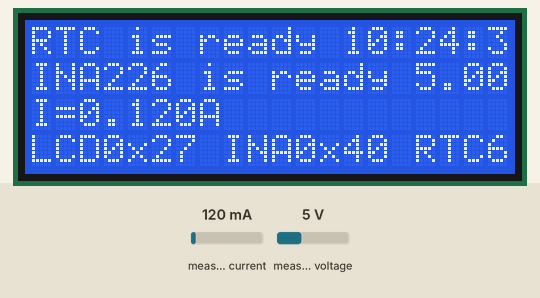
Recording of a sketch running on a simulated Arduino Nano, built with avr-gcc and run on an emulated ATmega328P. On the bench: 20×4 character LCD. The test bench sets the inputs (shaded band); at power-on: measured current 120 mA, measured voltage 5 V. The local clock reads 2024-03-15 10:24:30 at power-on unless the sketch sets it; what the sketch prints to the serial monitor is not drawn.

Above: at 1.2 s.
1.3 s: measured current set to 40 mA
At 2.5 s:
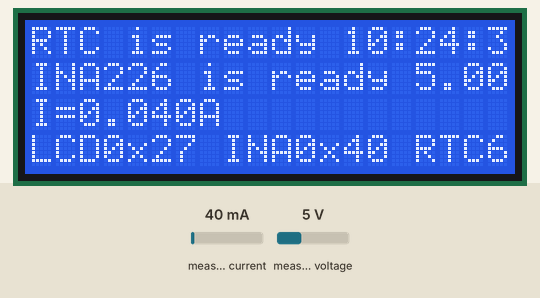
15.0 s: measured voltage set to 0.3 V
At 16.3 s:
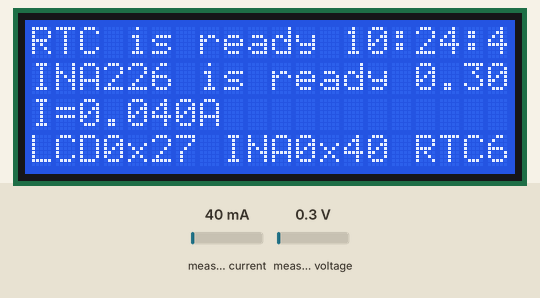
16.6 s: measured current set to 500 mA
At 17.5 s:
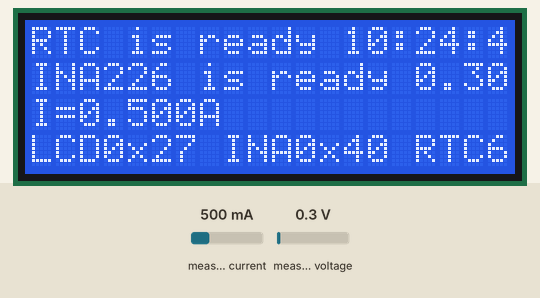

Measured:
- what the display in image 1 shows lasts 3.4 s, from 1.7 s to 5.1 s

The sketch:

DEBUG_I2C_RTC_INA_LCD.ino
```cpp
/* =============================================================================
 *  ARDUINO NANO  --  I2C BENCH DEBUG  (RTC + INA226 + LCD on A4/A5)
 * -----------------------------------------------------------------------------
 *  Exercises the three I2C devices used by ESP32 #1, at the SAME addresses, but
 *  here driven from an Arduino Nano over its hardware I2C pins:
 *       A4 = SDA      A5 = SCL        (fixed by the ATmega328 hardware)
 *
 *       LCD 1602/2004 (PCF8574 backpack) .... 0x27
 *       INA226 power monitor ................ 0x40
 *       DS3231 RTC .......................... 0x68
 *
 *  DISPLAY CYCLE (repeats forever):
 *    1. 5 s  -> status screen: "RTC is ready" + "INA226 is ready" (with live
 *               time + bus voltage so you can see the devices actually respond).
 *    2. 10 s -> a running cat animation scrolling across the LCD.
 *
 *  ---- ARDUINO IDE BUILD ----------------------------------------------------
 *    Board:  Arduino AVR > Arduino Nano   (Processor: ATmega328P)
 *    Libraries (Tools > Manage Libraries -> install):
 *      - "LiquidCrystal I2C"  by Frank de Brabander / marcoschwartz
 *      - "RTClib"             by Adafruit
 *      - "INA226"             by Rob Tillaart
 *    Wire.h ships with the AVR core.
 *  Set LCD_COLS / LCD_ROWS below to match your panel (20x4 default, 16x2 common).
 * ========================================================================== */

#include <Wire.h>
#include <LiquidCrystal_I2C.h>
#include <RTClib.h>
#include <INA226.h>

/* ---- EDIT: panel + device addresses -------------------------------------- */
#define LCD_COLS   20            // set 16 for a 1602 panel
#define LCD_ROWS    4            // set  2 for a 1602 panel
#define LCD_ADDR  0x27
#define INA_ADDR  0x40
// DS3231 is fixed at 0x68 inside RTClib.

/* ---- INA226 calibration (match ESP1) ------------------------------------- */
const float INA_SHUNT_OHMS    = 0.002f;   // shunt resistor value      [MEASURE]
const float INA_MAX_CURRENT_A = 10.0f;    // expected max current      [MEASURE]

/* ---- Phase timing -------------------------------------------------------- */
const unsigned long STATUS_MS = 5000;     // status screen duration
const unsigned long CAT_MS    = 10000;    // running-cat duration
const unsigned long STATUS_REFRESH_MS = 500;
const unsigned long CAT_FRAME_MS      = 180;

/* ---- Objects ------------------------------------------------------------- */
LiquidCrystal_I2C lcd(LCD_ADDR, LCD_COLS, LCD_ROWS);
RTC_DS3231        rtc;
INA226            ina(INA_ADDR);

bool rtcReady = false;
bool inaReady = false;

void drawStatus();
void drawCat();

enum Phase { PHASE_STATUS, PHASE_CAT };
Phase phase = PHASE_STATUS;
unsigned long phaseStart = 0;
unsigned long lastFrame  = 0;
int  catX        = -8;          // cat entry position (off the left edge)
bool catBlink    = false;

/* ---- The cat: backslash-free on purpose. The Arduino IDE preprocessor can
 *      mis-parse a backslash inside a string literal, so the classic cat face
 *      is replaced with an equals/caret face that needs no escapes. ---------- */
const char *CAT_FACE  = "~(=^.^=)";    // tail + face, eyes open
const char *CAT_BLINK = "~(=-.-=)";    // blink frame
const char *CAT_FEET1 = "  u   u ";    // running legs, frame A
const char *CAT_FEET2 = "   u u  ";    // running legs, frame B

/* =============================================================================
 *  HELPERS
 * ========================================================================== */
// Print a string onto `row` at horizontal offset `x`, clipped to the panel and
// padded with spaces so the previous frame is fully overwritten (no ghosting).
void putAt(uint8_t row, const char *s, int x) {
  char line[LCD_COLS + 1];
  for (uint8_t i = 0; i < LCD_COLS; i++) line[i] = ' ';
  line[LCD_COLS] = '\0';
  int len = (int)strlen(s);
  for (int i = 0; i < len; i++) {
    int c = x + i;
    if (c >= 0 && c < LCD_COLS) line[c] = s[i];
  }
  lcd.setCursor(0, row);
  lcd.print(line);
}

// Print a left-justified, space-padded line (clean overwrite of a whole row).
void printRow(uint8_t row, const String &text) {
  String t = text;
  while (t.length() < LCD_COLS) t += ' ';
  lcd.setCursor(0, row);
  lcd.print(t.substring(0, LCD_COLS));
}

String two(int v) { return (v < 10) ? "0" + String(v) : String(v); }

/* =============================================================================
 *  SETUP
 * ========================================================================== */
void setup() {
  Serial.begin(9600);
  Wire.begin();                 // Nano I2C master on A4 (SDA) / A5 (SCL)

  lcd.init();
  lcd.backlight();
  lcd.clear();
  lcd.setCursor(0, 0);
  lcd.print("I2C debug boot...");

  // ---- RTC ----
  rtcReady = rtc.begin();
  if (rtcReady) {
    Serial.println(F("RTC DS3231 @0x68: READY"));
    if (rtc.lostPower()) {
      Serial.println(F("  WARN: RTC lost power -- time not set (replace CR2032)."));
      // seed a sane time so the display isn't 2000-00-00 while bench testing
      rtc.adjust(DateTime(F(__DATE__), F(__TIME__)));
    }
  } else {
    Serial.println(F("RTC DS3231 @0x68: NOT FOUND"));
  }

  // ---- INA226 ----
  inaReady = ina.begin();
  if (inaReady) {
    ina.setMaxCurrentShunt(INA_MAX_CURRENT_A, INA_SHUNT_OHMS);
    Serial.println(F("INA226 @0x40: READY"));
  } else {
    Serial.println(F("INA226 @0x40: NOT FOUND"));
  }

  phase      = PHASE_STATUS;
  phaseStart = millis();
  lastFrame  = 0;
  lcd.clear();
}

/* =============================================================================
 *  LOOP  --  STATUS (5 s)  ->  CAT (10 s)  ->  repeat
 * ========================================================================== */
void loop() {
  unsigned long now = millis();

  if (phase == PHASE_STATUS) {
    if (now - lastFrame >= STATUS_REFRESH_MS || lastFrame == 0) {
      lastFrame = now;
      drawStatus();
    }
    if (now - phaseStart >= STATUS_MS) {            // -> switch to cat
      phase = PHASE_CAT;
      phaseStart = now;
      lastFrame = 0;
      catX = -8;
      lcd.clear();
      Serial.println(F("---> running cat"));
    }
  }

  else { // PHASE_CAT
    if (now - lastFrame >= CAT_FRAME_MS || lastFrame == 0) {
      lastFrame = now;
      drawCat();
    }
    if (now - phaseStart >= CAT_MS) {               // -> back to status
      phase = PHASE_STATUS;
      phaseStart = now;
      lastFrame = 0;
      lcd.clear();
      Serial.println(F("---> status"));
    }
  }
}

/* =============================================================================
 *  STATUS SCREEN  (live RTC time + INA226 bus voltage)
 * ========================================================================== */
void drawStatus() {
  // Row 0: RTC
  if (rtcReady) {
    DateTime t = rtc.now();
    printRow(0, "RTC is ready " + two(t.hour()) + ":" + two(t.minute()) + ":" + two(t.second()));
  } else {
    printRow(0, "RTC: NOT FOUND");
  }

  // Row 1: INA226
  if (inaReady) {
    float v = ina.getBusVoltage();            // volts
    printRow(1, "INA226 is ready " + String(v, 2) + "V");
  } else {
    printRow(1, "INA226: NOT FOUND");
  }

  if (LCD_ROWS >= 4) {
    float i = inaReady ? ina.getCurrent() : 0.0f;   // amps
    printRow(2, inaReady ? ("I=" + String(i, 3) + "A") : String(""));
    printRow(3, "LCD0x27 INA0x40 RTC68");
  }

  // mirror to serial
  Serial.print(F("[STATUS] RTC="));
  Serial.print(rtcReady ? "ready" : "--");
  Serial.print(F("  INA="));
  Serial.println(inaReady ? "ready" : "--");
}

/* =============================================================================
 *  RUNNING CAT  (scrolls left -> right, wraps, blinks)
 * ========================================================================== */
void drawCat() {
  bool    four  = (LCD_ROWS >= 4);
  uint8_t rFace = four ? 1 : 0;     // face row
  uint8_t rFeet = four ? 2 : 1;     // legs row (shares the 2nd row on a 1602)

  // face (with trailing tail) and alternating running legs -- one putAt per row
  putAt(rFace, catBlink ? CAT_BLINK : CAT_FACE, catX);
  putAt(rFeet, ((catX & 1) == 0) ? CAT_FEET1 : CAT_FEET2, catX);

  if (four) {
    printRow(0, "  ...running cat...");
    printRow(3, "RTC0x68 INA0x40 LCD27");
  }

  // advance across the panel, wrap, blink occasionally
  catX++;
  if (catX > LCD_COLS) catX = -8;   // re-enter from the left
  static uint8_t fc = 0;
  if (++fc % 6 == 0) catBlink = !catBlink;
}
```
